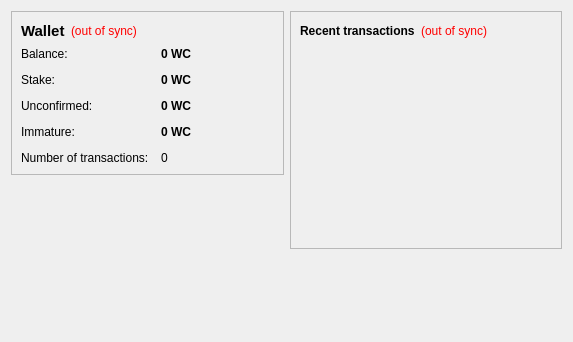
<?xml version="1.0" encoding="UTF-8"?>
<ui version="4.0">
 <class>OverviewPage</class>
 <widget class="QWidget" name="OverviewPage">
  <property name="geometry">
   <rect>
    <x>0</x>
    <y>0</y>
    <width>573</width>
    <height>342</height>
   </rect>
  </property>
  <property name="windowTitle">
   <string>Form</string>
  </property>
  <layout class="QHBoxLayout" name="horizontalLayout" stretch="1,1">
   <item>
    <layout class="QVBoxLayout" name="verticalLayout_2">
     <item>
      <widget class="QFrame" name="frame">
       <property name="frameShape">
        <enum>QFrame::StyledPanel</enum>
       </property>
       <property name="frameShadow">
        <enum>QFrame::Raised</enum>
       </property>
       <layout class="QVBoxLayout" name="verticalLayout_4">
        <item>
         <layout class="QHBoxLayout" name="horizontalLayout_4">
          <item>
           <widget class="QLabel" name="label_5">
            <property name="font">
             <font>
              <pointsize>11</pointsize>
              <weight>75</weight>
              <bold>true</bold>
             </font>
            </property>
            <property name="text">
             <string>Wallet</string>
            </property>
           </widget>
          </item>
          <item>
           <widget class="QLabel" name="labelWalletStatus">
            <property name="toolTip">
             <string>The displayed information may be out of date. Your wallet automatically synchronizes with the X11Coin network after a connection is established, but this process has not completed yet.</string>
            </property>
            <property name="styleSheet">
             <string notr="true">QLabel { color: red; }</string>
            </property>
            <property name="text">
             <string notr="true">(out of sync)</string>
            </property>
            <property name="alignment">
             <set>Qt::AlignLeading|Qt::AlignLeft|Qt::AlignVCenter</set>
            </property>
           </widget>
          </item>
          <item>
           <spacer name="horizontalSpacer_2">
            <property name="orientation">
             <enum>Qt::Horizontal</enum>
            </property>
            <property name="sizeHint" stdset="0">
             <size>
              <width>40</width>
              <height>20</height>
             </size>
            </property>
           </spacer>
          </item>
         </layout>
        </item>
        <item>
         <layout class="QFormLayout" name="formLayout_2">
          <property name="fieldGrowthPolicy">
           <enum>QFormLayout::AllNonFixedFieldsGrow</enum>
          </property>
          <property name="horizontalSpacing">
           <number>12</number>
          </property>
          <property name="verticalSpacing">
           <number>12</number>
          </property>
          <item row="0" column="0">
           <widget class="QLabel" name="label">
            <property name="text">
             <string>Balance:</string>
            </property>
           </widget>
          </item>
          <item row="0" column="1">
           <widget class="QLabel" name="labelBalance">
            <property name="font">
             <font>
              <weight>75</weight>
              <bold>true</bold>
             </font>
            </property>
            <property name="cursor">
             <cursorShape>IBeamCursor</cursorShape>
            </property>
            <property name="toolTip">
             <string>Your current balance</string>
            </property>
            <property name="text">
             <string notr="true">0 WC</string>
            </property>
            <property name="textInteractionFlags">
             <set>Qt::LinksAccessibleByMouse|Qt::TextSelectableByKeyboard|Qt::TextSelectableByMouse</set>
            </property>
           </widget>
          </item>
          <item row="1" column="0">
           <widget class="QLabel" name="label_6">
            <property name="text">
             <string>Stake:</string>
            </property>
           </widget>
          </item>
          <item row="1" column="1">
           <widget class="QLabel" name="labelStake">
            <property name="font">
             <font>
              <weight>75</weight>
              <bold>true</bold>
             </font>
            </property>
            <property name="cursor">
             <cursorShape>IBeamCursor</cursorShape>
            </property>
            <property name="toolTip">
             <string>Total of coins that was staked, and do not yet count toward the current balance</string>
            </property>
            <property name="text">
             <string notr="true">0 WC</string>
            </property>
            <property name="textInteractionFlags">
             <set>Qt::LinksAccessibleByMouse|Qt::TextSelectableByKeyboard|Qt::TextSelectableByMouse</set>
            </property>
           </widget>
          </item>
          <item row="2" column="0">
           <widget class="QLabel" name="label_3">
            <property name="text">
             <string>Unconfirmed:</string>
            </property>
           </widget>
          </item>
          <item row="2" column="1">
           <widget class="QLabel" name="labelUnconfirmed">
            <property name="font">
             <font>
              <weight>75</weight>
              <bold>true</bold>
             </font>
            </property>
            <property name="cursor">
             <cursorShape>IBeamCursor</cursorShape>
            </property>
            <property name="toolTip">
             <string>Total of transactions that have yet to be confirmed, and do not yet count toward the current balance</string>
            </property>
            <property name="text">
             <string notr="true">0 WC</string>
            </property>
            <property name="textInteractionFlags">
             <set>Qt::LinksAccessibleByMouse|Qt::TextSelectableByKeyboard|Qt::TextSelectableByMouse</set>
            </property>
           </widget>
          </item>
          <item row="3" column="0">
           <widget class="QLabel" name="labelImmatureText">
            <property name="text">
             <string>Immature:</string>
            </property>
           </widget>
          </item>
          <item row="3" column="1">
           <widget class="QLabel" name="labelImmature">
            <property name="font">
             <font>
              <weight>75</weight>
              <bold>true</bold>
             </font>
            </property>
            <property name="toolTip">
             <string>Mined balance that has not yet matured</string>
            </property>
            <property name="text">
             <string notr="true">0 WC</string>
            </property>
            <property name="textInteractionFlags">
             <set>Qt::LinksAccessibleByMouse|Qt::TextSelectableByKeyboard|Qt::TextSelectableByMouse</set>
            </property>
           </widget>
          </item>
          <item row="4" column="0">
           <widget class="QLabel" name="label_2">
            <property name="text">
             <string>Number of transactions:</string>
            </property>
           </widget>
          </item>
          <item row="4" column="1">
           <widget class="QLabel" name="labelNumTransactions">
            <property name="toolTip">
             <string>Total number of transactions in wallet</string>
            </property>
            <property name="text">
             <string notr="true">0</string>
            </property>
           </widget>
          </item>
         </layout>
        </item>
       </layout>
      </widget>
     </item>
     <item>
      <spacer name="verticalSpacer">
       <property name="orientation">
        <enum>Qt::Vertical</enum>
       </property>
       <property name="sizeHint" stdset="0">
        <size>
         <width>20</width>
         <height>40</height>
        </size>
       </property>
      </spacer>
     </item>
     <item>
      <widget class="QLabel" name="label_6">
       <property name="text">
        <string/>
       </property>
       <property name="pixmap">
        <pixmap resource="../bitcoin.qrc">:/images/backg</pixmap>
       </property>
       <property name="scaledContents">
        <bool>false</bool>
       </property>
       <property name="alignment">
        <set>Qt::AlignCenter</set>
       </property>
       <property name="margin">
        <number>-2</number>
       </property>
      </widget>
     </item>
    </layout>
   </item>
   <item>
    <layout class="QVBoxLayout" name="verticalLayout_3">
     <item>
      <widget class="QFrame" name="frame_2">
       <property name="frameShape">
        <enum>QFrame::StyledPanel</enum>
       </property>
       <property name="frameShadow">
        <enum>QFrame::Raised</enum>
       </property>
       <layout class="QVBoxLayout" name="verticalLayout">
        <item>
         <layout class="QHBoxLayout" name="horizontalLayout_2">
          <item>
           <widget class="QLabel" name="label_4">
            <property name="text">
             <string>&lt;b&gt;Recent transactions&lt;/b&gt;</string>
            </property>
           </widget>
          </item>
          <item>
           <widget class="QLabel" name="labelTransactionsStatus">
            <property name="toolTip">
             <string>The displayed information may be out of date. Your wallet automatically synchronizes with the X11Coin network after a connection is established, but this process has not completed yet.</string>
            </property>
            <property name="styleSheet">
             <string notr="true">QLabel { color: red; }</string>
            </property>
            <property name="text">
             <string notr="true">(out of sync)</string>
            </property>
            <property name="alignment">
             <set>Qt::AlignRight|Qt::AlignTrailing|Qt::AlignVCenter</set>
            </property>
           </widget>
          </item>
          <item>
           <spacer name="horizontalSpacer">
            <property name="orientation">
             <enum>Qt::Horizontal</enum>
            </property>
            <property name="sizeHint" stdset="0">
             <size>
              <width>40</width>
              <height>20</height>
             </size>
            </property>
           </spacer>
          </item>
         </layout>
        </item>
        <item>
         <widget class="QListView" name="listTransactions">
          <property name="styleSheet">
           <string notr="true">QListView { background: transparent; }</string>
          </property>
          <property name="frameShape">
           <enum>QFrame::NoFrame</enum>
          </property>
          <property name="verticalScrollBarPolicy">
           <enum>Qt::ScrollBarAlwaysOff</enum>
          </property>
          <property name="horizontalScrollBarPolicy">
           <enum>Qt::ScrollBarAlwaysOff</enum>
          </property>
          <property name="selectionMode">
           <enum>QAbstractItemView::NoSelection</enum>
          </property>
         </widget>
        </item>
       </layout>
      </widget>
     </item>
     <item>
      <spacer name="verticalSpacer_2">
       <property name="orientation">
        <enum>Qt::Vertical</enum>
       </property>
       <property name="sizeHint" stdset="0">
        <size>
         <width>20</width>
         <height>40</height>
        </size>
       </property>
      </spacer>
     </item>
    </layout>
   </item>
  </layout>
 </widget>
 <resources/>
 <connections/>
</ui>
